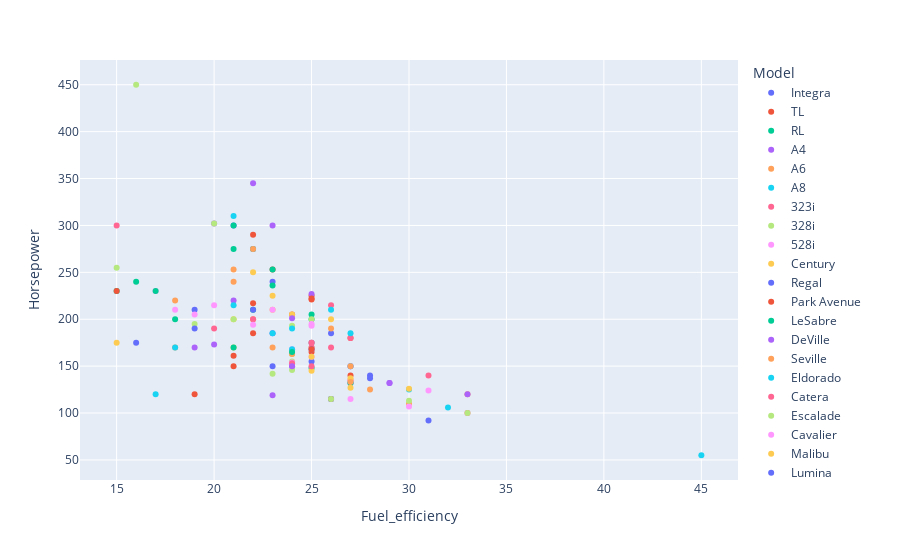

The code cell stored with this chart in its notebook:
### Markdown cell above
# Fuel Econ vs Horsepwer

### Code cell
fig = px.scatter(carData, x="Fuel_efficiency", y="Horsepower", color="Model")
fig.show()
